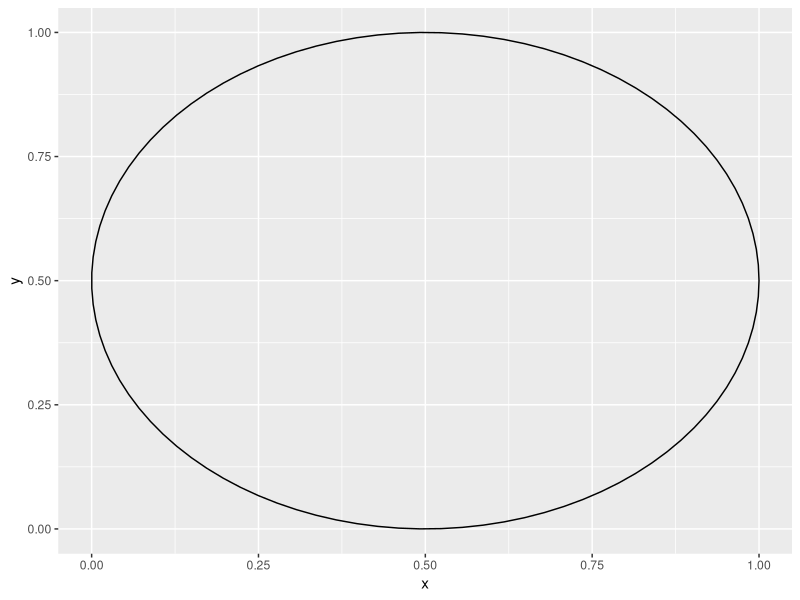

The R source for this figure:
## ---- chunk 1
library(ggplot2) 

circleFun <- function(center = c(0,0),diameter = 1, npoints = 100){
    r = diameter / 2
    tt <- seq(0,2*pi,length.out = npoints)
    xx <- center[1] + r * cos(tt)
    yy <- center[2] + r * sin(tt)
    return(data.frame(x = xx, y = yy))
}

dat <- circleFun(c(.5,.5),1,npoints = 100)
pp <- ggplot(dat,aes(x,y)) + geom_path()+xlim(0,1)+ylim(0,1)
pp
## ---- chunk 2
r <- 0.5 #circle radius
C <- c(.5,.5) #Circle centre
N <- 10000 #N samples

#We sample x and y coordinates
x <- runif(N)
y <- runif(N)

#number of points inside circle
N_A <- sum( (x-C[1])^2 + (y-C[2])^2 <= r^2 )

#Probability of point in circle:
N_A/N
## ---- chunk 3
f <- \(x) exp(-x^2)
N <- 100000 #N samples

#We sample x and y coordinates
x <- runif(N)

#number of points inside circle
Q_N <- mean(f(x))

Q_N
## ---- chunk 4
f <- \(x) exp(-x^2)
N <- 100000 #N samples

#We sample x and y coordinates
x <- runif(N)

#number of points inside circle
Q_N <- mean(f(x))

#Note R uses unbiases var estimate
vf <- var(f(x))


#Estimate var
v <- vf / N 

#Confidence interval .95
lb <- Q_N - sqrt(v)*qnorm(0.975)
ub <- Q_N + sqrt(v)*qnorm(0.975)

print(lb)
print(Q_N)
print(ub) 
## ---- chunk 5
sqrt(pi)*(pnorm(sqrt(2))-pnorm(0))
